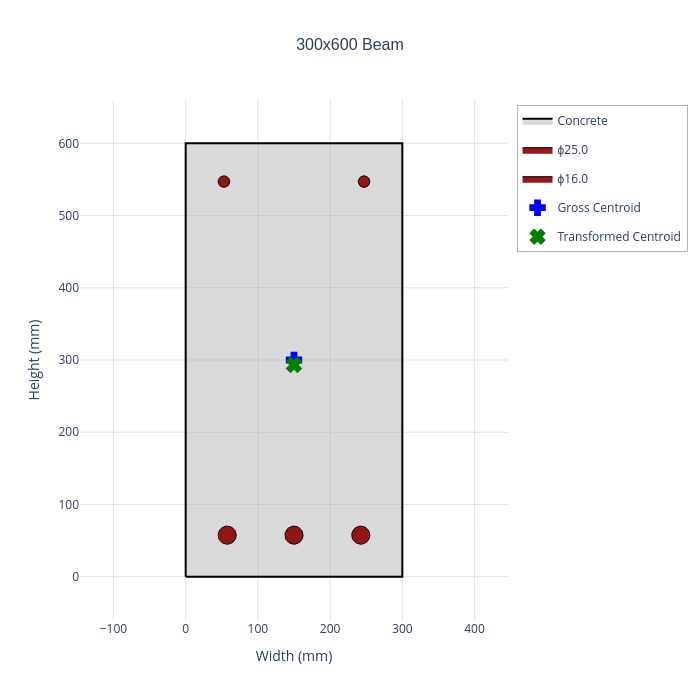

Notebook code for this chart:
### Markdown cell above
## 1. Create a Reinforced Concrete Section

We'll create a typical 300mm x 600mm rectangular beam section with:
- 3H25 tension reinforcement (bottom)
- 2H16 compression reinforcement (top)
- H10@200 shear links

### Code cell
# Section dimensions
width = 300  # mm
height = 600  # mm
cover = 35   # mm (to links, not the longitudinal bars)

# Create section
section = create_rectangular_section(
    width=width,
    height=height,
    section_name=f"{width}x{height} Beam",
)

# Define reinforcement
link_diameter = 10
tension_bar_diameter = 25
compression_bar_diameter = 16

# Calculate bar positions (y-coordinate from bottom)
y_tension = cover + link_diameter + tension_bar_diameter / 2
y_compression = height - cover - link_diameter - compression_bar_diameter / 2

# Side cover for main bars
side_cover = cover + link_diameter

# Tension reinforcement (at bottom) - using create_linear_rebar_layer
tension_rebar = Rebar(diameter=tension_bar_diameter)
num_btm_bars = 3
tension_layer = create_linear_rebar_layer(
    rebar=tension_rebar,
    n_bars=num_btm_bars,
    start_point=(side_cover + tension_bar_diameter / 2, y_tension),
    end_point=(width - side_cover - tension_bar_diameter / 2, y_tension),
)
section.add_rebar_group(tension_layer)

# Compression reinforcement (at top)
compression_rebar = Rebar(diameter=compression_bar_diameter)
num_top_bars = 2
compression_layer = create_linear_rebar_layer(
    rebar=compression_rebar,
    n_bars=num_top_bars,
    start_point=(side_cover + compression_bar_diameter / 2, y_compression),
    end_point=(width - side_cover - compression_bar_diameter / 2, y_compression),
)
section.add_rebar_group(compression_layer)

# Shear reinforcement (H10@200, 2-leg links)
shear_rebar = ShearRebar(
    diameter=link_diameter,
    link_spacing=200,
    n_legs=2,
)

# Define concrete material
concrete = ConcreteMaterial(grade="C30/37")

section.plot(concrete=concrete)

print(f"Section: {section.section_name}")
print(f"Dimensions: {width}mm x {height}mm")
print(f"Concrete: {concrete.grade} (f_ck = {concrete.f_ck} MPa, f_cd = {concrete.f_cd:.2f} MPa)")
print(f"Tension steel: {num_btm_bars}H{tension_bar_diameter} (A_s = {num_btm_bars * tension_rebar.area:.0f} mm²)")
print(f"Compression steel: {num_top_bars}H{compression_bar_diameter} (A_s' = {num_top_bars * compression_rebar.area:.0f} mm²)")
print(f"Shear links: H{link_diameter}@{shear_rebar.link_spacing} ({shear_rebar.n_legs}-leg)")
print(f"Reinforcement ratio: {section.reinforcement_ratio:.3%}")

### Figure 1 — Plotly figure (JSON) as saved in the notebook; plotly's stock layout.template omitted (floating-point values rounded to 4 significant figures)
{"data": [{"fill": "toself", "fillcolor": "rgba(180, 180, 180, 0.5)", "hoverinfo": "text", "hoveron": "fills+points", "hovertext": "<b>Concrete Section</b><br>Section Name: 300x600 Beam<br>Material Name: Concrete<br>Grade: C30/37<br>Gross I_xx: 5,400 x10⁶ mm⁴<br>Gross I_yy: 1,350 x10⁶ mm⁴<br>Reinforcement Ratio: 0.0104<br>Elastic Modulus E_cm: 32.84 GPa<br>Transformed I_xx: 5,957 x10⁶ mm⁴<br>Transformed I_yy: 1,412 x10⁶ mm⁴", "line": {"color": "black", "width": 2}, "mode": "lines", "name": "Concrete", "type": "scatter", "x": [0, 300, 300, 0, 0], "y": [0, 0, 600, 600, 0]}, {"fill": "toself", "fillcolor": "rgba(139, 0, 0, 0.9)", "hoverinfo": "text", "hoveron": "fills+points", "hovertext": "<b>Rebar</b><br>Diameter: ϕ25.0 mm<br>Grade: B500B<br>Area: 490.9 mm²<br>Position: (57.5, 57.5) mm<br>Total Steel Area: 1874.7 mm²", "legendgroup": "group_0", "line": {"color": "black", "width": 1}, "mode": "lines", "name": "ϕ25.0", "showlegend": true, "type": "scatter", "x": [70, 69.74, 68.99, 67.76, 66.11, 64.11, 61.84, 59.39, 56.87, 54.37, 52.0, 49.85, 48.02, 46.57, 45.57, 45.06, 45.06, 45.57, 46.57, 48.02, 49.85, 52.0, 54.37, 56.87, 59.39, 61.84, 64.11, 66.11, 67.76, 68.99, 69.74, 70], "y": [57.5, 60.02, 62.43, 64.64, 66.56, 68.11, 69.22, 69.86, 69.98, 69.6, 68.72, 67.38, 65.64, 63.57, 61.24, 58.76, 56.24, 53.76, 51.43, 49.36, 47.62, 46.28, 45.4, 45.02, 45.14, 45.78, 46.89, 48.44, 50.36, 52.57, 54.98, 57.5]}, {"fill": "toself", "fillcolor": "rgba(139, 0, 0, 0.9)", "hoverinfo": "text", "hoveron": "fills+points", "hovertext": "<b>Rebar</b><br>Diameter: ϕ25.0 mm<br>Grade: B500B<br>Area: 490.9 mm²<br>Position: (150.0, 57.5) mm<br>Total Steel Area: 1874.7 mm²", "legendgroup": "group_0", "line": {"color": "black", "width": 1}, "mode": "lines", "name": "ϕ25.0", "showlegend": false, "type": "scatter", "x": [162.5, 162.2, 161.5, 160.3, 158.6, 156.6, 154.3, 151.9, 149.4, 146.9, 144.5, 142.3, 140.5, 139.1, 138.1, 137.6, 137.6, 138.1, 139.1, 140.5, 142.3, 144.5, 146.9, 149.4, 151.9, 154.3, 156.6, 158.6, 160.3, 161.5, 162.2, 162.5], "y": [57.5, 60.02, 62.43, 64.64, 66.56, 68.11, 69.22, 69.86, 69.98, 69.6, 68.72, 67.38, 65.64, 63.57, 61.24, 58.76, 56.24, 53.76, 51.43, 49.36, 47.62, 46.28, 45.4, 45.02, 45.14, 45.78, 46.89, 48.44, 50.36, 52.57, 54.98, 57.5]}, {"fill": "toself", "fillcolor": "rgba(139, 0, 0, 0.9)", "hoverinfo": "text", "hoveron": "fills+points", "hovertext": "<b>Rebar</b><br>Diameter: ϕ25.0 mm<br>Grade: B500B<br>Area: 490.9 mm²<br>Position: (242.5, 57.5) mm<br>Total Steel Area: 1874.7 mm²", "legendgroup": "group_0", "line": {"color": "black", "width": 1}, "mode": "lines", "name": "ϕ25.0", "showlegend": false, "type": "scatter", "x": [255, 254.7, 254.0, 252.8, 251.1, 249.1, 246.8, 244.4, 241.9, 239.4, 237.0, 234.8, 233.0, 231.6, 230.6, 230.1, 230.1, 230.6, 231.6, 233.0, 234.8, 237.0, 239.4, 241.9, 244.4, 246.8, 249.1, 251.1, 252.8, 254.0, 254.7, 255], "y": [57.5, 60.02, 62.43, 64.64, 66.56, 68.11, 69.22, 69.86, 69.98, 69.6, 68.72, 67.38, 65.64, 63.57, 61.24, 58.76, 56.24, 53.76, 51.43, 49.36, 47.62, 46.28, 45.4, 45.02, 45.14, 45.78, 46.89, 48.44, 50.36, 52.57, 54.98, 57.5]}, {"fill": "toself", "fillcolor": "rgba(139, 0, 0, 0.9)", "hoverinfo": "text", "hoveron": "fills+points", "hovertext": "<b>Rebar</b><br>Diameter: ϕ16.0 mm<br>Grade: B500B<br>Area: 201.1 mm²<br>Position: (53.0, 547.0) mm<br>Total Steel Area: 1874.7 mm²", "legendgroup": "group_1", "line": {"color": "black", "width": 1}, "mode": "lines", "name": "ϕ16.0", "showlegend": true, "type": "scatter", "x": [61, 60.84, 60.35, 59.57, 58.51, 57.23, 55.78, 54.21, 52.59, 50.99, 49.48, 48.1, 46.93, 46.01, 45.37, 45.04, 45.04, 45.37, 46.01, 46.93, 48.1, 49.48, 50.99, 52.59, 54.21, 55.78, 57.23, 58.51, 59.57, 60.35, 60.84, 61], "y": [547, 548.6, 550.2, 551.6, 552.8, 553.8, 554.5, 554.9, 555.0, 554.7, 554.2, 553.3, 552.2, 550.9, 549.4, 547.8, 546.2, 544.6, 543.1, 541.8, 540.7, 539.8, 539.3, 539.0, 539.1, 539.5, 540.2, 541.2, 542.4, 543.8, 545.4, 547]}, {"fill": "toself", "fillcolor": "rgba(139, 0, 0, 0.9)", "hoverinfo": "text", "hoveron": "fills+points", "hovertext": "<b>Rebar</b><br>Diameter: ϕ16.0 mm<br>Grade: B500B<br>Area: 201.1 mm²<br>Position: (247.0, 547.0) mm<br>Total Steel Area: 1874.7 mm²", "legendgroup": "group_1", "line": {"color": "black", "width": 1}, "mode": "lines", "name": "ϕ16.0", "showlegend": false, "type": "scatter", "x": [255, 254.8, 254.4, 253.6, 252.5, 251.2, 249.8, 248.2, 246.6, 245.0, 243.5, 242.1, 240.9, 240.0, 239.4, 239.0, 239.0, 239.4, 240.0, 240.9, 242.1, 243.5, 245.0, 246.6, 248.2, 249.8, 251.2, 252.5, 253.6, 254.4, 254.8, 255], "y": [547, 548.6, 550.2, 551.6, 552.8, 553.8, 554.5, 554.9, 555.0, 554.7, 554.2, 553.3, 552.2, 550.9, 549.4, 547.8, 546.2, 544.6, 543.1, 541.8, 540.7, 539.8, 539.3, 539.0, 539.1, 539.5, 540.2, 541.2, 542.4, 543.8, 545.4, 547]}, {"hoverinfo": "text", "hovertext": "<b>Gross Centroid</b><br>Position: (150.0, 300.0) mm<br>Gross Area: 180,000 mm²", "marker": {"color": "blue", "line": {"color": "blue", "width": 2}, "size": 12, "symbol": "cross"}, "mode": "markers", "name": "Gross Centroid", "type": "scatter", "x": [150], "y": [300]}, {"hoverinfo": "text", "hovertext": "<b>Transformed Centroid</b><br>Position: (150.0, 293.1) mm<br>Transformed Area: 189,544 mm²<br>Elastic Modulus: 32.84 GPa", "marker": {"color": "green", "line": {"color": "green", "width": 2}, "size": 12, "symbol": "x"}, "mode": "markers", "name": "Transformed Centroid", "type": "scatter", "x": [150], "y": [293.1]}], "layout": {"height": 700, "hovermode": "closest", "legend": {"bgcolor": "rgba(255, 255, 255, 0.8)", "bordercolor": "rgba(0, 0, 0, 0.3)", "borderwidth": 1, "x": 1.02, "xanchor": "left", "y": 0.99, "yanchor": "top"}, "plot_bgcolor": "white", "showlegend": true, "title": {"font": {"family": "Arial, sans-serif", "size": 16}, "text": "300x600 Beam", "x": 0.5, "xanchor": "center"}, "width": 700, "xaxis": {"gridcolor": "rgba(200, 200, 200, 0.5)", "range": [-30, 330], "scaleanchor": "y", "scaleratio": 1, "showgrid": true, "title": {"text": "Width (mm)"}, "zeroline": false}, "yaxis": {"gridcolor": "rgba(200, 200, 200, 0.5)", "range": [-60, 660], "showgrid": true, "title": {"text": "Height (mm)"}, "zeroline": false}}}
